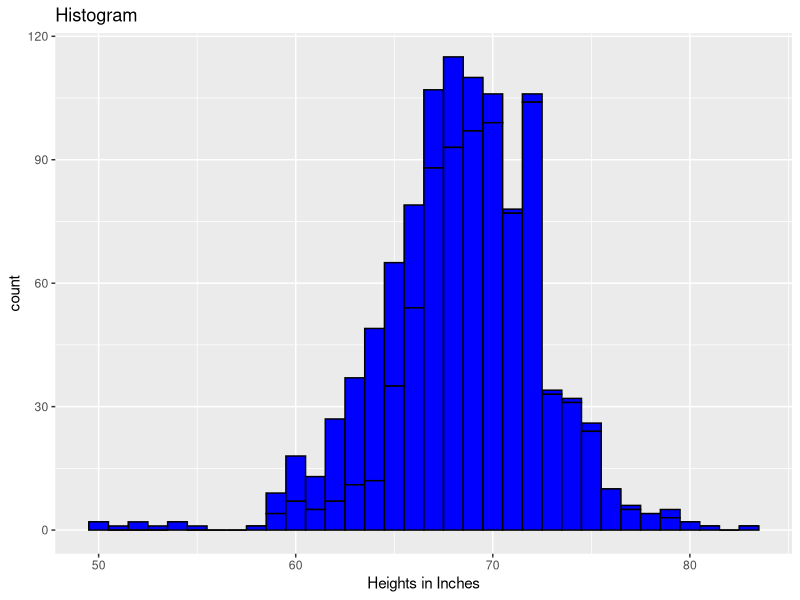
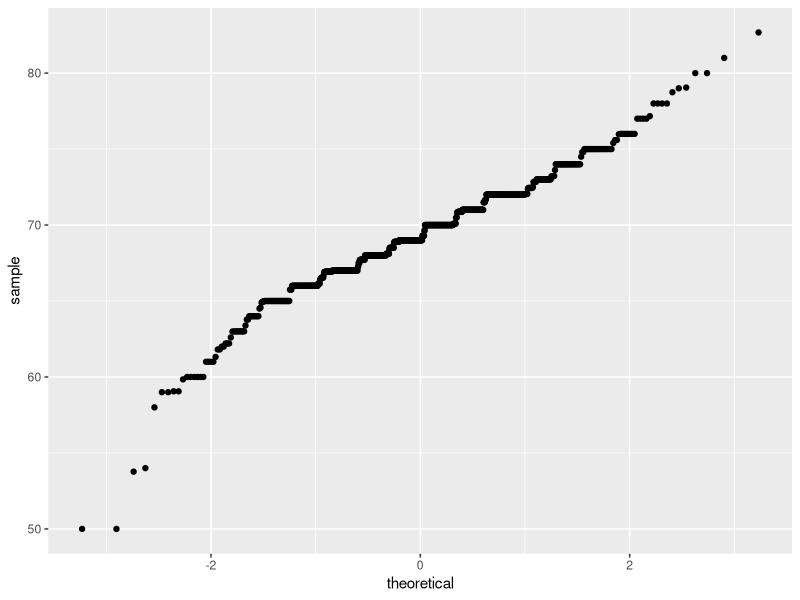
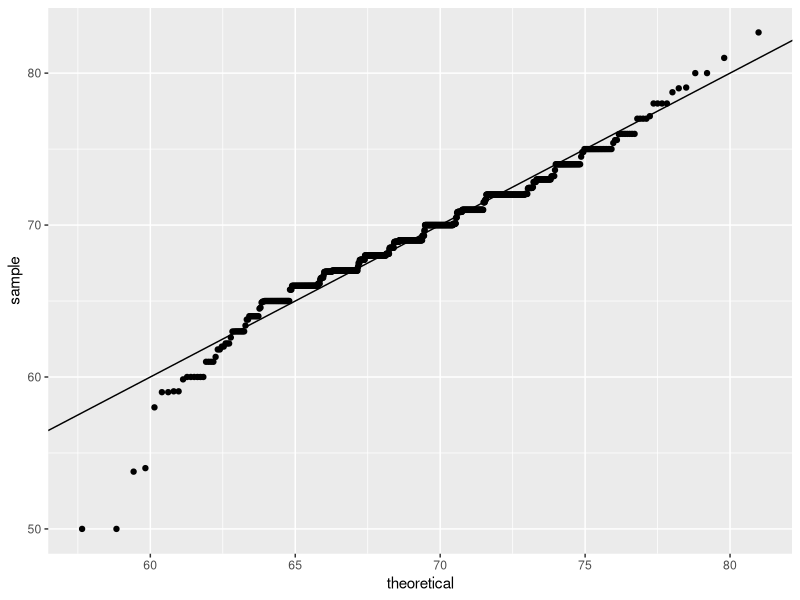
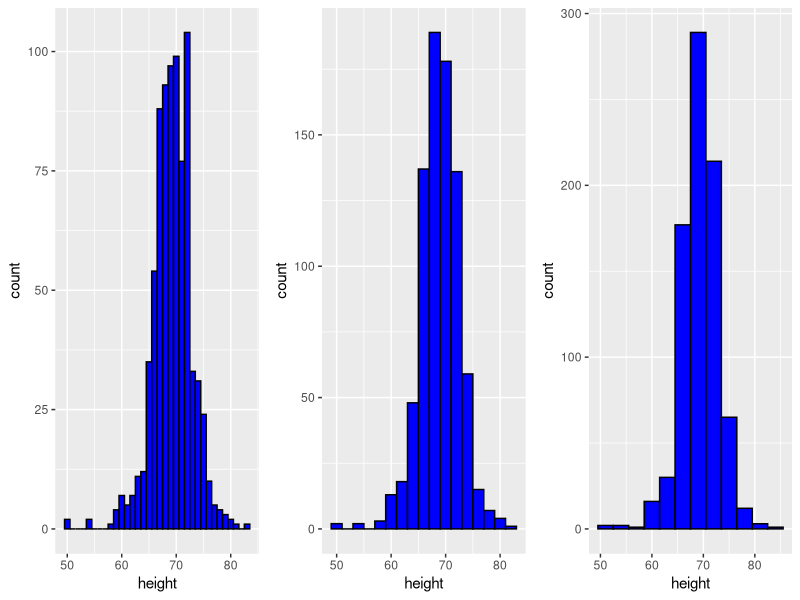

Generate these figures, in order, with R:
#Load Relevant Data#
library(tidyverse)
library(dslabs)
data(heights)

#Define P#
p <- heights %>%
 ggplot(aes(x = height, group = sex))

#Construct Histogram#
p + geom_histogram(binwidth = 1, fill = "blue", col = "black") +
  xlab("Heights in Inches") +
  ggtitle("Histogram")

#Construct Smooth Density Plot#
p <- heights %>%
 ggplot(aes(x = height, color = sex)) +
 geom_density(alpha = 0.2)

#Construct Quantile-Quantile Plot (It is necessary to use "sample" instead of "x" in the aes argument)#
p <- heights %>% filter(sex == "Male") %>%
  ggplot(aes(sample = height))
p + geom_qq()

#QQ-Plot against a Normal Distribution with same mean and sd as data (otherwise qqplot defaults to mean = 0; sd = 1)#
params <- heights %>%
  filter(sex == "Male") %>%
  summarize(mean = mean(height), sd = sd(height))
p + geom_qq(dparams = params) +
  geom_abline()

#Illustrate Different Plots Arrayed Next to One Another#
#Define the Plots#
p <- heights %>% filter(sex == "Male") %>% ggplot(aes(x = height))
p1 <- p + geom_histogram(binwidth = 1, fill = "blue", col = "black")
p2 <- p + geom_histogram(binwidth = 2, fill = "blue", col = "black")
p3 <- p + geom_histogram(binwidth = 3, fill = "blue", col = "black")

#Arrange the Plots#
library(gridExtra)
grid.arrange(p1, p2, p3, ncol = 3)
